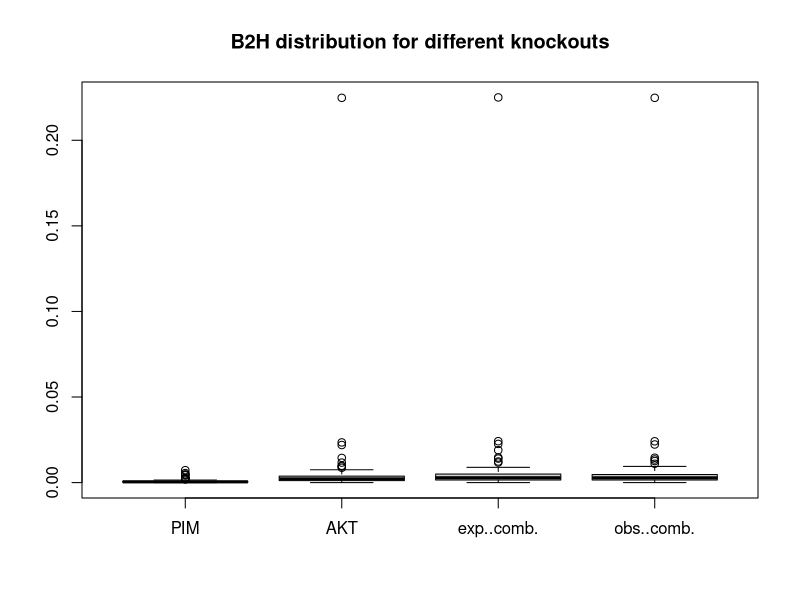
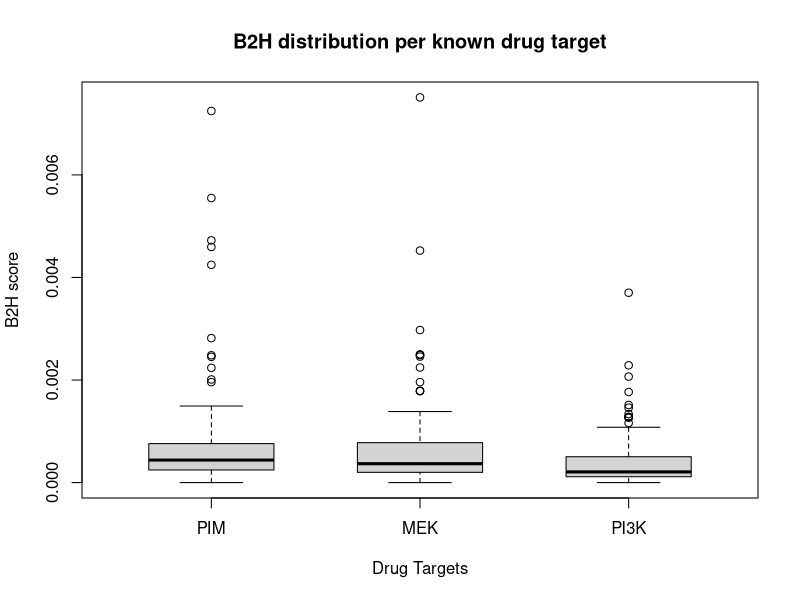

These charts were generated, in order, by the following R code:
WORKING_DIR <- "D:\\Projects\\drug_target_workshop\\output_validations_no_FLT\\per_knockout"
setwd(WORKING_DIR)

pim <- as.numeric(read.table('PIM.txt')[,1])
akt <- as.numeric(read.table('AKT.txt')[,1])
pim.akt <- as.numeric(read.table('PIM+AKT.txt')[,1])
pi3k <- as.numeric(read.table('PI3K.txt')[,1])
mek <- as.numeric(read.table('MEK.txt')[,1])

pim.akt.expected = pim + akt

N <- 117

pim <- sort(pim)[1:N]
akt <- sort(akt)[1:N]
pim.akt <- sort(pim.akt)[1:N]
pi3k <- sort(pi3k)[1:N]
mek <- sort(mek)[1:N]
pim.akt.expected <- sort(pim.akt.expected)[1:N]

df1 <- data.frame(PIM=pim, AKT=akt, "exp. comb."=pim.akt.expected, "obs. comb."=pim.akt)
boxplot(df1, main="B2H distribution for different knockouts")

df2 <- data.frame(PIM=pim, MEK=mek, PI3K=pi3k)
png(filename="boxplot.png", units="in", width=8, height=8, res=300)
boxplot(df2, main="B2H distribution per known drug target", 
        xlab="Drug Targets", ylab="B2H score",
        boxwex=0.6)
dev.off()
